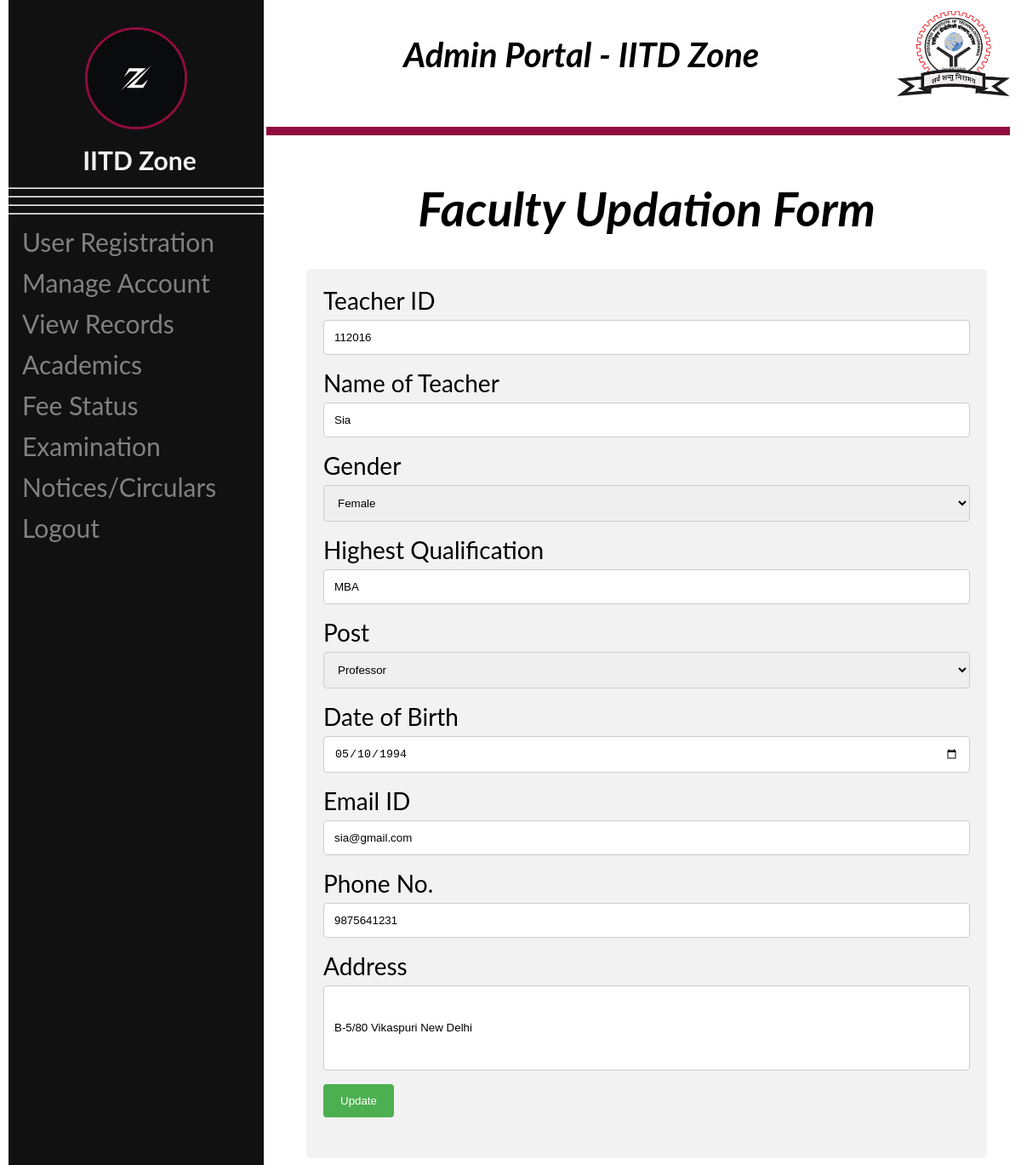
The app's page /updatefacdb.php?id=112016 with its own data.
### tables this page shows
CREATE TABLE `faculty` (
  `id` varchar(20) NOT NULL,
  `name` text NOT NULL,
  `gender` text NOT NULL,
  `qual` varchar(25) NOT NULL,
  `Post` text NOT NULL,
  `dob` date NOT NULL,
  `email` varchar(20) NOT NULL,
  `ph` varchar(20) NOT NULL,
  `Address` varchar(50) NOT NULL
);

### updatefacdb.php (the view, shortened to what this page needs)
<html>
<head>
</head>
<body>
<?php include("adminhome.php"); ?>
<div class="main">
<div class="content">
<h1><i><b><center> Faculty Updation Form</center></b></i></h1>
<div class="container">
<?php
	$servername = "localhost";
	$username = "root";
	$password = "";
	$database = "campus";
	$conn = new mysqli($servername, $username, $password, $database);
	if ($conn->connect_error)
		{
    		die("Connection failed: " . $conn->connect_error);
		}
	else
		{
		$id = (isset($_GET['id']) ? $_GET['id'] : '');
		$r = "SELECT * FROM `faculty` WHERE `id`= \"$id\"";
		$result = mysqli_query($conn, $r);
		while($row = mysqli_fetch_assoc($result))
			{
			$name = $row['name'];
			$gender = $row['gender'];
			$qual = $row['qual'];
			$Post = $row['Post'];
			$dob = $row['dob'];
			$email = $row['email'];
			$ph = $row['ph'];
			$add = $row['Address'];
	}
	?>
	<form method="post" action="test.php">
	<label >Teacher ID</label>
     	<input  class= "not-allowed" type="text"  name="id" value="<?php echo $id; ?>" readonly/>
 	<label >Name of Teacher</label>
     	<input type="text"  name="name" value="<?php echo $name; ?>" required />
     	<label >Gender</label>
      	<select  name="gender">
        <option selected><?php echo $gender; ?> </select>
        	        <label >Highest Qualification</label>
     	<input type="text"  name="qual" value="<?php echo $qual; ?>" required />
	<label >Post</label>
     	<select name="Post" required>
	<option selected ><?php echo $Post; ?>
	</select>
	<label for="dob">Date of Birth</label>
    	<input type="date"  name="dob" value="<?php echo $dob; ?>" required />
	 <label>Email ID</label>
    	<input type="email" class= "not-allowed" name="email" value="<?php echo $email; ?>" readonly />
  	<label>Phone No.</label>
    	<input type="tel"  name="ph"  value="<?php echo $ph; ?>" required maxlength="10"/>
	<label >Address</label>
   	   <input type="text"  name="Address" value="<?php echo $add; ?>" style="height:100px">
	    <input type="submit" value="Update">
<?php
}
?>
</body>
</html>

### updatefacdb.php (style rules this page uses)
body { font-family: Arial, Helvetica, sans-serif; }
* { box-sizing: border-box; }
input[type=text], input[type=date] ,input[type=email], input[type=tel], select { width: 100%; padding: 12px; border: 1px solid #ccc; border-radius: 4px; box-sizing: border-box; margin-top: 6px; margin-bottom: 16px; resize: vertical; }
input[type=submit] { background-color: #4CAF50; color: white; padding: 12px 20px; border: none; border-radius: 4px; cursor: pointer; }
.container { border-radius: 5px; background-color: #f2f2f2; padding: 20px; }
.content { max-width: 800px; margin: auto; }
.not-allowed { cursor: not-allowed; }

### adminhome.php (style rules this page uses)
body { font-family: "Lato", sans-serif; }
.main { margin-left: 320px; font-size: 28px; padding: 0px 10px; }

### records on screen
faculty: name "Sia", gender "Female", qual "MBA", Post "Professor", dob "05/10/1994", email "sia@gmail.com", ph "9875641231", Address "B-5/80 Vikaspuri New Delhi"
